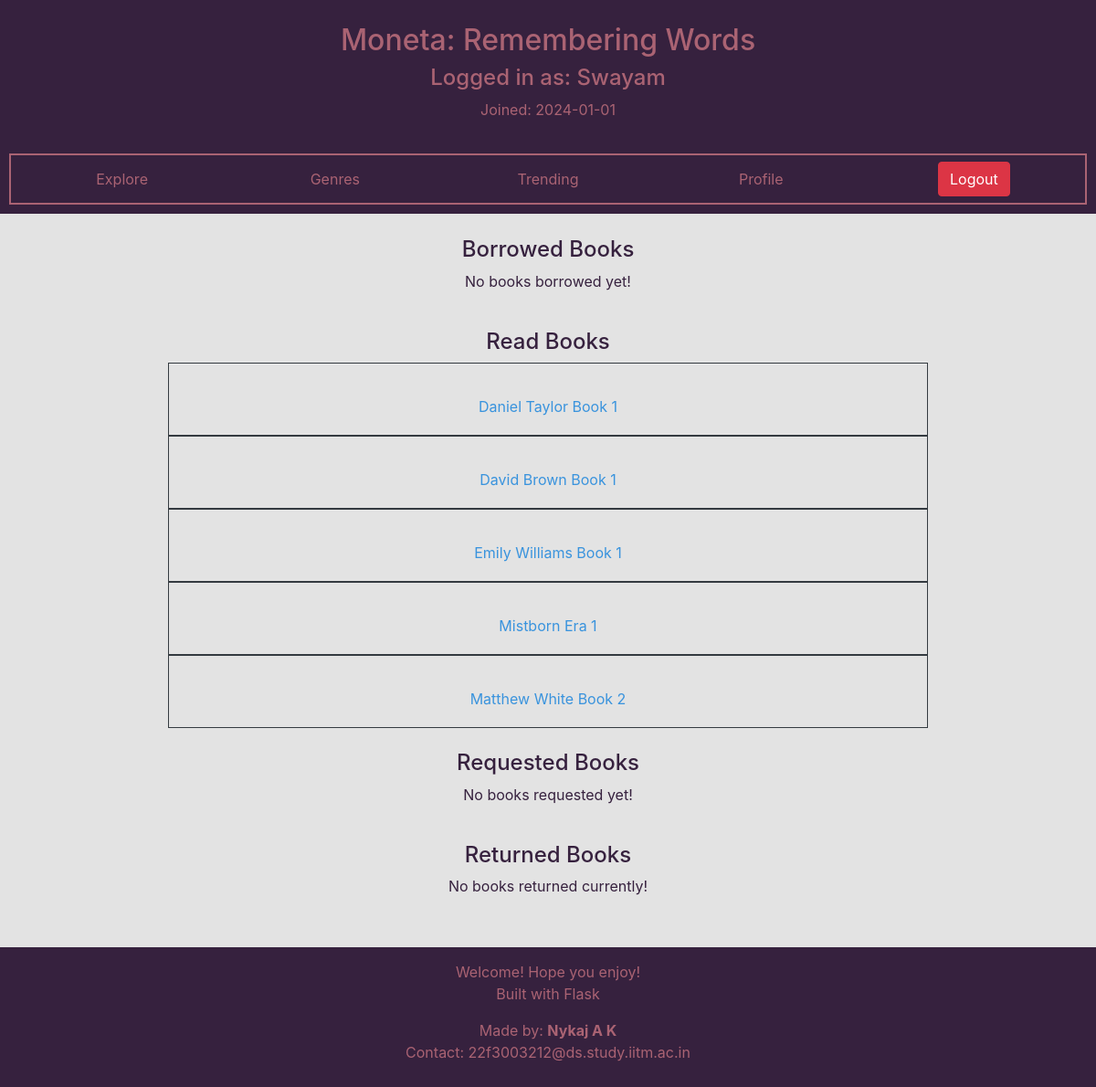
/ (signed in), run on an earlier commit of the app's database.
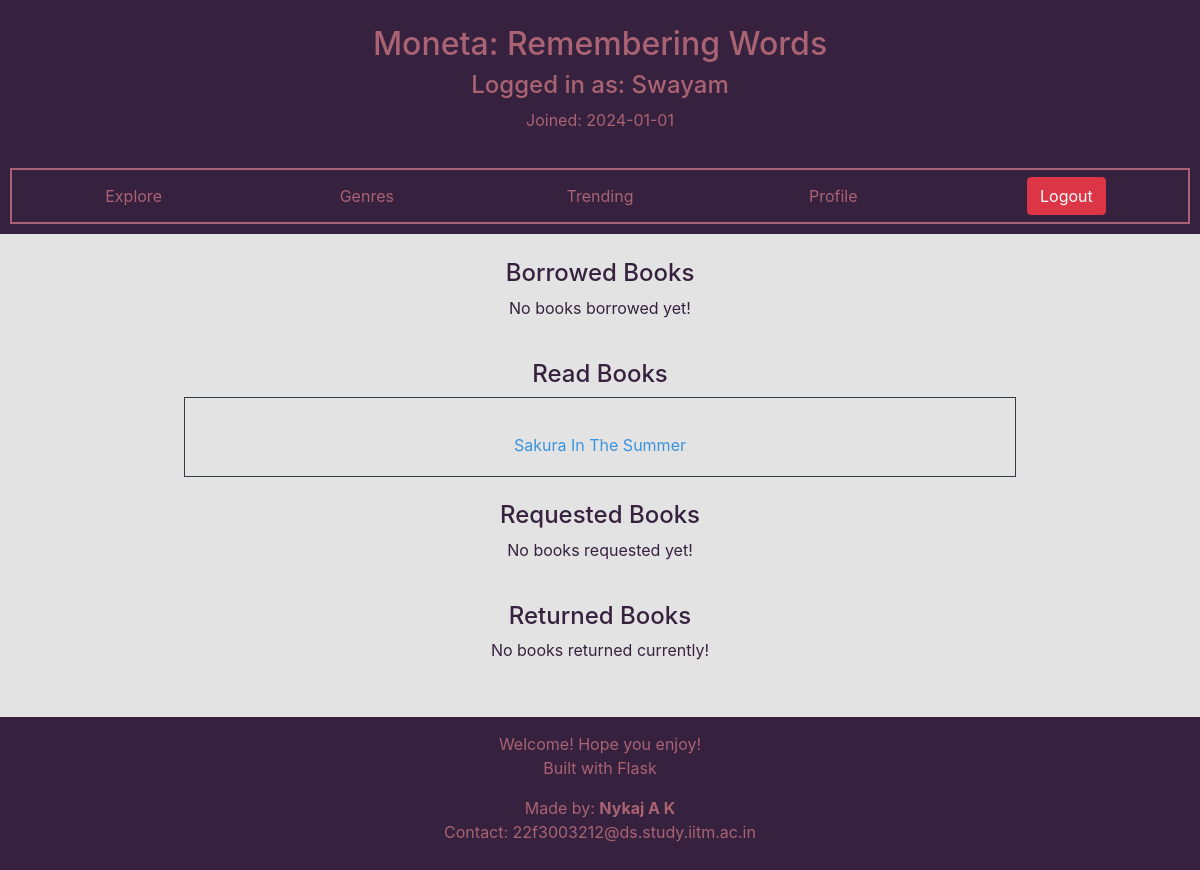
And on a later commit of the database.
### moneta/models.py (models this page shows, shortened)
class Read(db.Model):
    __tablename__ = "read"
    book_id = db.Column(db.Integer, db.ForeignKey('book.id'),primary_key=True)
    user_id = db.Column(db.Integer, db.ForeignKey('user.id'),primary_key=True)
    user = db.relationship('User',backref = 'read',lazy=True)
    book = db.relationship('Book',backref = 'read',lazy=True)

class Book(db.Model):
    __tablename__ = "book"
    id = db.Column(db.Integer,primary_key = True)
    name = db.Column(db.String(80), unique = True, nullable = False)
    description = db.Column(db.Text)
    ratings = db.relationship('Rating',backref='book',lazy=True)
    comments = db.relationship('Comment',backref = 'book', lazy=True)
    borrowed = db.relationship('Borrow',backref = 'book',lazy=True)
    requested = db.relationship('Requested',backref = 'book',lazy=True)

### moneta/routes.py (the view)
@app.route("/")
def home():
    return render_template("base_templates/home.html")

### moneta/routes.py (called while the page is built)
@login_manager.user_loader
def load_user(user_id):
    user = User.query.filter_by(id=user_id).first()
    app.logger.info(f"User {user.username} was loaded!")
    return user

### moneta/templates/base_templates/home.html
{% if current_user.is_anonymous %}
    {% extends "anon_specific/about.html" %}
{% elif not current_user.is_librarian %}
    {% extends "user_specific/profile.html" %}
{% else %}
    {% extends "librarian_specific/browse.html" %}
{% endif %}

### moneta/templates/user_specific/profile.html
{% extends "user_specific/dashboard.html" %}
{% block main_body %}
    <div class="container text-center">
        <div>
            <h4 class="help-text">Borrowed Books</h4>
            {% if current_user.borrowed %}
                {% for b in current_user.borrowed %}
                        <div class="mx-auto text-center border border-dark p-1" style="width:75%">
                            <br>
                            <h5><a class="btn link-text" href="{{ url_for('selected_book',id = b.book.id) }}">{{ b.book.name }}</a></h5>
                        </div>
                {% endfor %}
            {% else %}
                <p class="help-text">No books borrowed yet!</p>
            {% endif %}
        </div>
        <br>
        <div>
            <h4 class="help-text">Read Books</h4>
            {% if current_user.read or current_user.returned %}
                {% for r in current_user.read %}
                    <div class="mx-auto text-center border border-dark p-1" style="width:75%">
                        <br>
                        <h5><a class="btn link-text" href="{{ url_for('selected_book',id = r.book.id) }}">{{ r.book.name }}</a></h5>
                    </div>
                {% endfor %}
            {% else %}
                <p class="help-text">No books read yet!</p>
            {% endif %}
        </div>
        <br>
        <div>
            <h4 class="help-text">Requested Books</h4>
            {% if current_user.requested %}
                {% for r in current_user.requested %}
                    <div class="mx-auto text-center border border-dark p-1" style="width:75%">
                        <br>
                        <h5><a class="btn link-text" href="{{ url_for('selected_book',id = r.book.id) }}">{{ r.book.name }}</a></h5>
                    </div>
                {% endfor %}
            {% else %}
                <p class="help-text">No books requested yet!</p>
            {% endif %}
        </div>
        <br>
        <div>
            <h4 class="help-text">Returned Books</h4>
            {% if current_user.returned or current_user.returned %}
                {% for r in current_user.returned %}
                    <div class="mx-auto text-center border border-dark p-1" style="width:75%">
                        <br>
                        <h5><a class="btn link-text" href="{{ url_for('selected_book',id = r.book.id) }}">{{ r.book.name }}</a></h5>
                    </div>
                {% endfor %}
            {% else %}
                <p class="help-text">No books returned currently!</p>
            {% endif %}
        </div>
        <br>
    </div>
{% endblock %}

What changed in the data, as far as the page shows it:
removed Read: book.name "David Brown Book 1"
removed Read: book.name "Emily Williams Book 1"
removed Read: book.name "Mistborn Era 1"
removed Read: book.name "Matthew White Book 2"
changed through a linked row, Read: book.name "Daniel Taylor Book 1" → "Sakura In The Summer"
